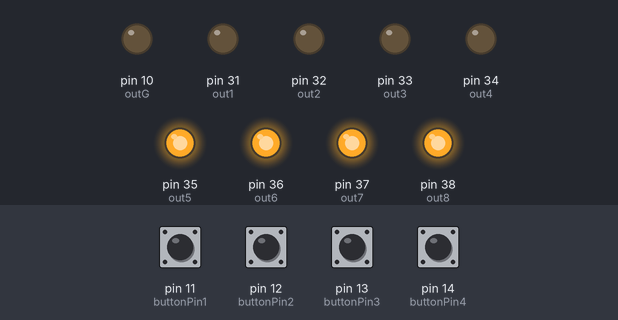
Bench run of a sketch on a simulated Arduino Mega 2560, built with avr-gcc and run on an emulated ATmega2560. Shown: output pins drawn as LEDs (lit = HIGH). The test bench sets the inputs (shaded band); at power-on: pin 11 (buttonPin1), pin 12 (buttonPin2), pin 13 (buttonPin3), pin 14 (buttonPin4) HIGH.

Above: at 1.2 s.
1.3 s: pin 11 (buttonPin1) pulled LOW for 0.15 s
At 1.37 s:
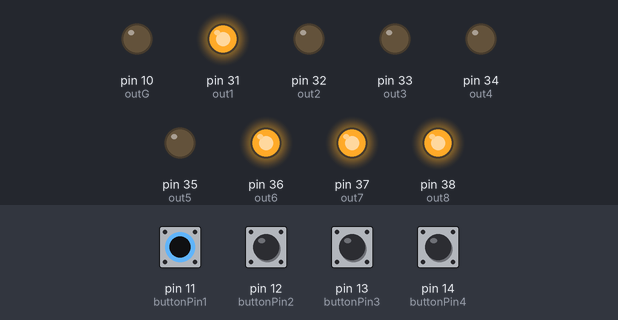
2.9 s: pin 12 (buttonPin2) pulled LOW for 0.15 s
At 2.97 s:
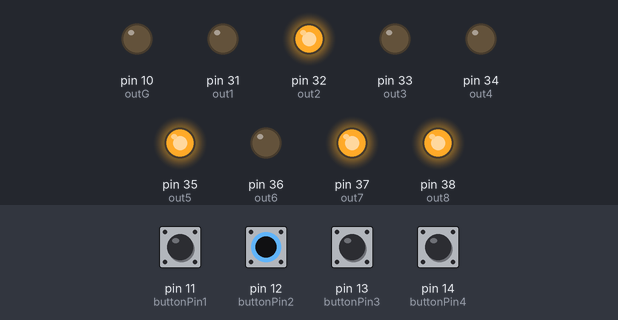
4.5 s: pin 13 (buttonPin3) pulled LOW for 0.15 s
At 4.57 s:
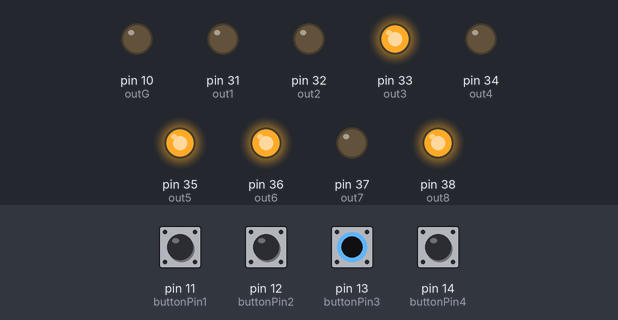
6.1 s: pin 14 (buttonPin4) pulled LOW for 0.15 s
At 6.17 s:
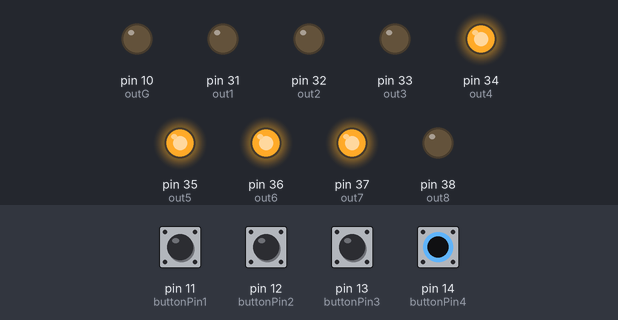
7.7 s: pin 11 (buttonPin1) driven LOW and pin 12 (buttonPin2) driven LOW
At 8.7 s:
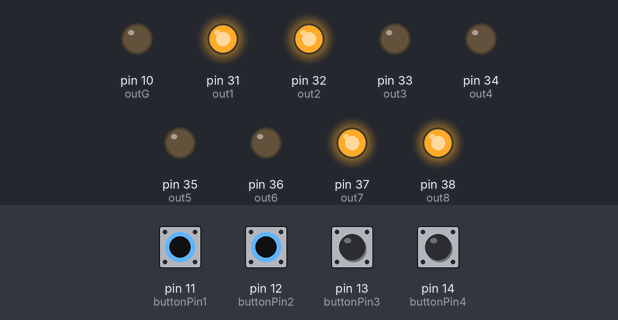
9.2 s: pin 13 (buttonPin3) pulled LOW for 1 s
At 9.8 s:
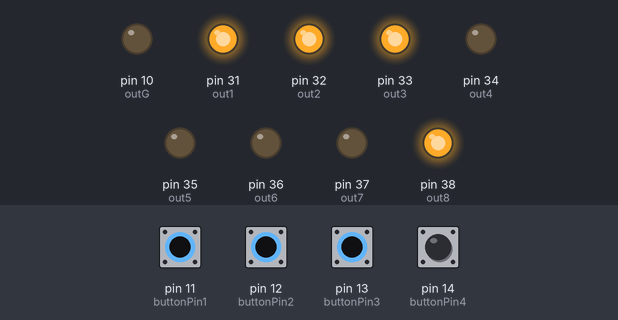
Timing chart, 0 to 12.2 s (numbered marks = the images above; inputs shaded):
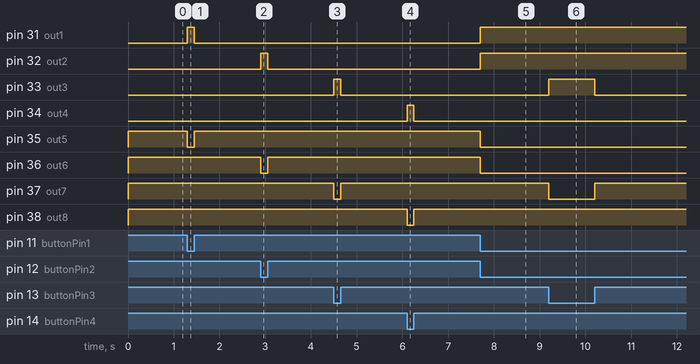

Measured:
- after the input at 1.3 s, pin 31 (out1): LOW → HIGH at once, → LOW 0.15 s later; pin 35 (out5): HIGH → LOW at once, → HIGH 0.15 s later
- after the input at 2.9 s, pin 32 (out2): LOW → HIGH at once, → LOW 0.15 s later; pin 36 (out6): HIGH → LOW at once, → HIGH 0.15 s later
- after the input at 4.5 s, pin 33 (out3): LOW → HIGH at once, → LOW 0.15 s later; pin 37 (out7): HIGH → LOW at once, → HIGH 0.15 s later
- after the input at 6.1 s, pin 34 (out4): LOW → HIGH at once, → LOW 0.15 s later; pin 38 (out8): HIGH → LOW at once, → HIGH 0.15 s later
- after the input at 7.7 s, pin 31 (out1), pin 32 (out2): LOW → HIGH at once; pin 35 (out5), pin 36 (out6): HIGH → LOW at once
- after the input at 9.2 s, pin 33 (out3): LOW → HIGH at once, → LOW 1.0 s later; pin 37 (out7): HIGH → LOW at once, → HIGH 1.0 s later

The sketch:

ProyectoParqueoTiva.ino
```cpp
// set pin numbers:
const int buttonPin1 = 11;     // the number of the pushbutton pin1
const int buttonPin2 = 12;     // the number of the pushbutton pin2
const int buttonPin3 = 13;     // the number of the pushbutton pin3
const int buttonPin4 = 14;     // the number of the pushbutton pin4

const int out1 = 31;     // the number of the pushbutton pin1
const int out2 = 32;     // the number of the pushbutton pin2
const int out3 = 33;     // the number of the pushbutton pin3
const int out4 = 34;     // the number of the pushbutton pin4
const int out5 = 35;     // the number of the pushbutton pin5
const int out6 = 36;     // the number of the pushbutton pin6
const int out7 = 37;     // the number of the pushbutton pin7
const int out8 = 38;     // the number of the pushbutton pin8

const int outG = 10;     // the out number to  free spaces

// variables will change:
int buttonState1 = 0;         // variable for reading the pushbutton1 status
int buttonState2 = 0;         // variable for reading the pushbutton2 status
int buttonState3 = 0;         // variable for reading the pushbutton3 status
int buttonState4 = 0;         // variable for reading the pushbutton4 status

// general variables
int outGnumber = 0;         // variable for reading the pushbutton2 status

void setup() {
  // initialize the LED pin as an output:

  pinMode(out1, OUTPUT);
  pinMode(out2, OUTPUT);
  pinMode(out3, OUTPUT);
  pinMode(out4, OUTPUT);
  pinMode(out5, OUTPUT);
  pinMode(out6, OUTPUT);
  pinMode(out7, OUTPUT);
  pinMode(out8, OUTPUT);

  pinMode(outG, OUTPUT);

  // initialize the pushbutton pin as an input:
  pinMode(buttonPin1, INPUT_PULLUP);
  pinMode(buttonPin2, INPUT_PULLUP);
  pinMode(buttonPin3, INPUT_PULLUP);
  pinMode(buttonPin4, INPUT_PULLUP);

}

void loop(){
  parqueos();
}
void parqueos(){

   //outGnumber = digitalRead(out5) + digitalRead(out6) + digitalRead(out7) + digitalRead(out8);
   //analogWrite(outG, outGnumber);
   //Serial.println(outGnumber);

  // read the state of the pushbutton value:
  buttonState1 = digitalRead(buttonPin1);
  buttonState2 = digitalRead(buttonPin2);
  buttonState3 = digitalRead(buttonPin3);
  buttonState4 = digitalRead(buttonPin4);

  // check if the pushbutton is pressed.
  // if it is, the buttonState is LOW:
  //*****************
  if (buttonState1 == LOW) {
    // turn LED on:
    digitalWrite(out1, HIGH);
    digitalWrite(out5, LOW);

  }
  else {
    // turn LED off:
    digitalWrite(out1, LOW);
    digitalWrite(out5, HIGH);

    }
  //******************
  if (buttonState2 == LOW) {
    // turn LED on:
    digitalWrite(out2, HIGH);
    digitalWrite(out6, LOW);

  }
  else {
    // turn LED off:
    digitalWrite(out2, LOW);
    digitalWrite(out6, HIGH);

    }
  //******************
  if (buttonState3 == LOW) {
    // turn LED on:
    digitalWrite(out3, HIGH);
    digitalWrite(out7, LOW);

  }
  else {
    // turn LED off:
    digitalWrite(out3, LOW);
    digitalWrite(out7, HIGH);

    }
  //*****************
  if (buttonState4 == LOW) {
    // turn LED on:
    digitalWrite(out4, HIGH);
    digitalWrite(out8, LOW);

  }
  else {
    // turn LED off:
    digitalWrite(out4, LOW);
    digitalWrite(out8, HIGH);

    }
}
```
